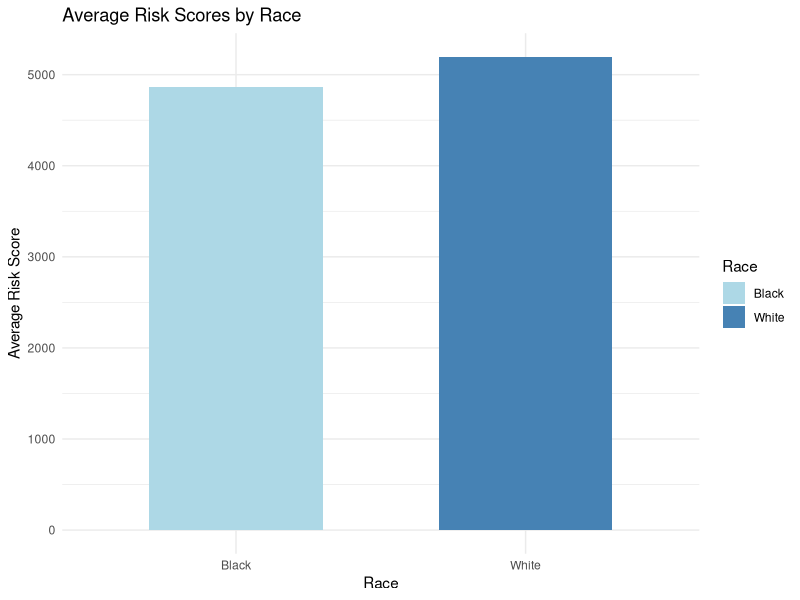
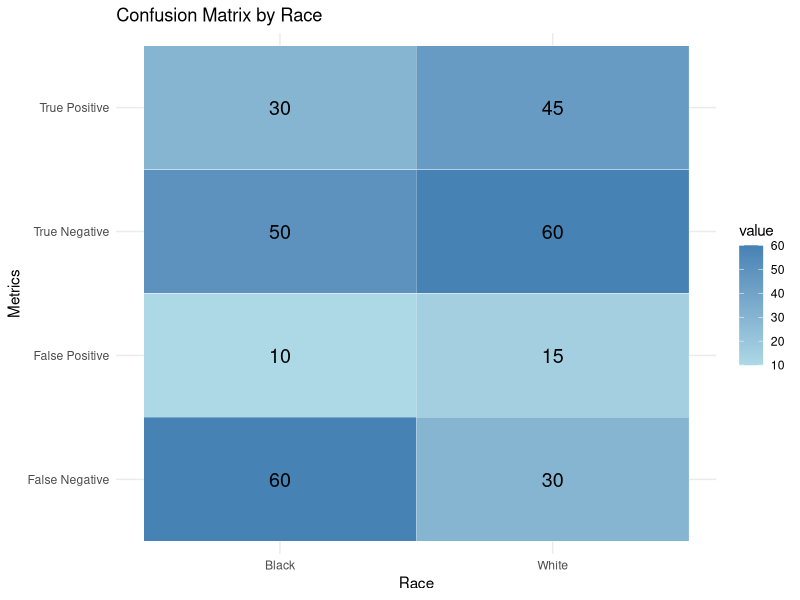
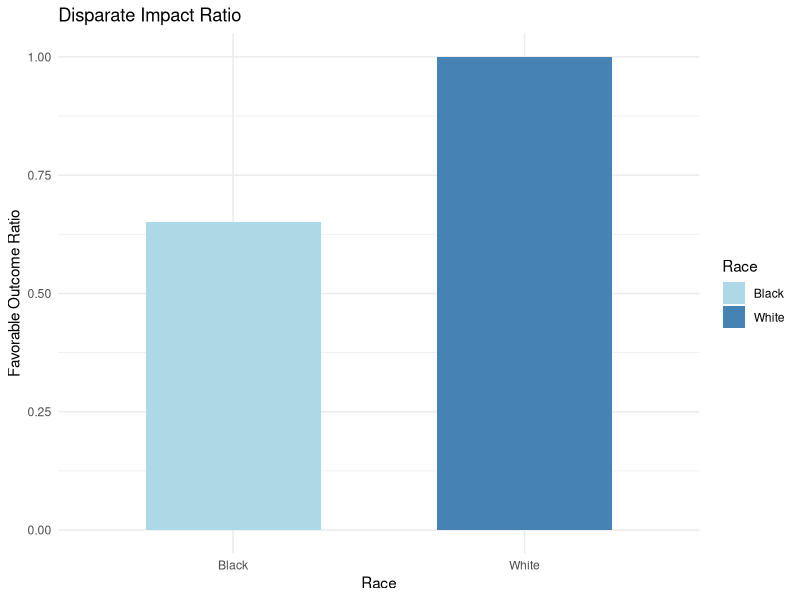

Write the R code that produced these figures, in order.
## ---- chunk 1
# Simulating dataset
set.seed(123)
data <- data.frame(
  Spending = c(rnorm(500, mean = 4800, sd = 1950), rnorm(500, mean = 5200, sd = 2050)),
  Health_Needs = c(rnorm(500, mean = 47.5, sd = 9.5), rnorm(500, mean = 52.5, sd = 10.5)),
  Race = c(rep("Black", 500), rep("White", 500))
)

# Summary statistics
library(dplyr)
summary_stats <- data %>%
  group_by(Race) %>%
  summarise(
    Mean_Spending = mean(Spending, na.rm = TRUE),
    SD_Spending = sd(Spending, na.rm = TRUE),
    Mean_Health_Needs = mean(Health_Needs, na.rm = TRUE),
    SD_Health_Needs = sd(Health_Needs, na.rm = TRUE)
  )

# Printing table
knitr::kable(summary_stats, caption = "Summary Statistics of Simulated Data") 

## ---- chunk 2
library(ggplot2)

# Simulated averages for illustration
risk_scores <- data.frame(
  Race = c("Black", "White"),
  Average_Risk_Score = c(mean(data$Spending[data$Race == "Black"]),
                         mean(data$Spending[data$Race == "White"]))
)

# Bar chart
ggplot(risk_scores, aes(x = Race, y = Average_Risk_Score, fill = Race)) +
  geom_bar(stat = "identity", width = 0.6) +
  scale_fill_manual(values = c("lightblue", "steelblue")) +
  labs(title = "Average Risk Scores by Race", x = "Race", y = "Average Risk Score") +
  theme_minimal() 

## ---- chunk 3
library(reshape2)

# Confusion matrix example
confusion_matrix <- data.frame(
  Metric = c("True Positive", "False Positive", "True Negative", "False Negative"),
  Black = c(30, 10, 50, 60),
  White = c(45, 15, 60, 30)
)

# Reshape for ggplot
confusion_matrix_melted <- melt(confusion_matrix, id.vars = "Metric")

# Heatmap
ggplot(confusion_matrix_melted, aes(x = variable, y = Metric, fill = value)) +
  geom_tile(color = "white") +
  geom_text(aes(label = value), color = "black", size = 5) +
  scale_fill_gradient(low = "lightblue", high = "steelblue") +
  labs(title = "Confusion Matrix by Race", x = "Race", y = "Metrics") +
  theme_minimal()

## ---- chunk 4
# Simulated ratios for illustration
disparate_impact <- data.frame(
  Race = c("Black", "White"),
  Favorable_Outcome_Ratio = c(0.65, 1)
)

# Bar chart
ggplot(disparate_impact, aes(x = Race, y = Favorable_Outcome_Ratio, fill = Race)) +
  geom_bar(stat = "identity", width = 0.6) +
  scale_fill_manual(values = c("lightblue", "steelblue")) +
  labs(title = "Disparate Impact Ratio", x = "Race", y = "Favorable Outcome Ratio") +
  theme_minimal() 

